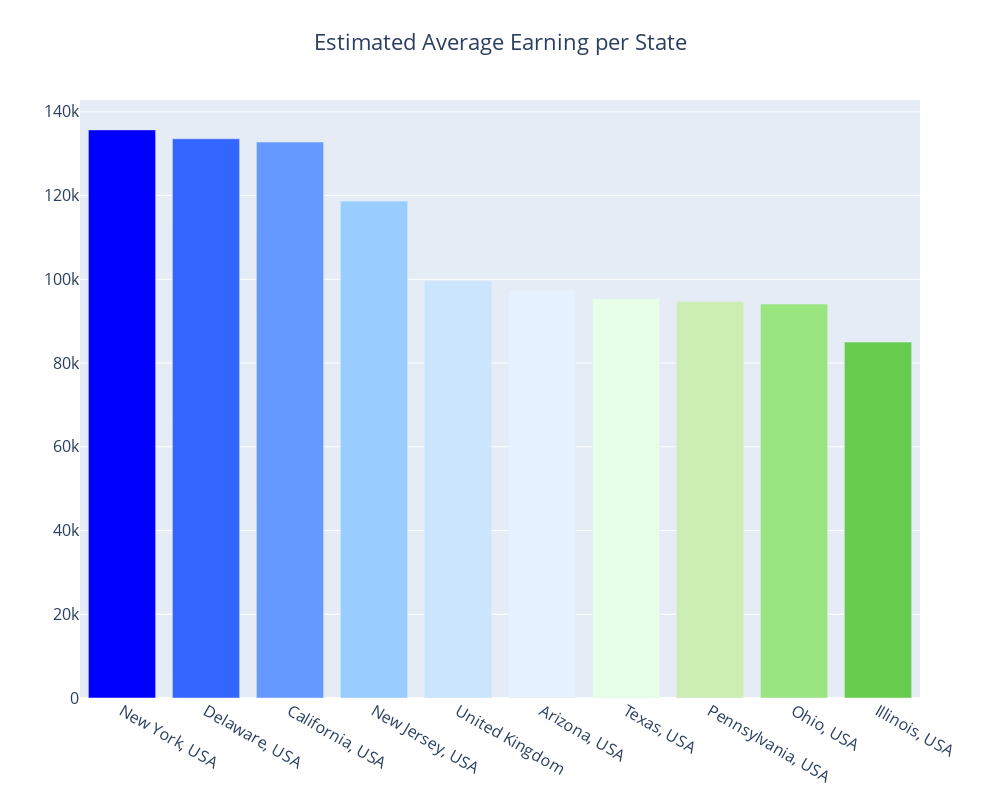

This figure's notebook cell:
### Code cell
plotlyplot(money_state, 10, "Estimated Average Earning per State")

### Figure 1 — Plotly figure (JSON) as saved in the notebook; plotly's stock layout.template omitted (floating-point values rounded to 4 significant figures)
{"data": [{"marker": {"color": ["#0000FF", "#3366FF", "#6699FF", "#99CCFF", "#CCE5FF", "#E6F2FF", "#E6FFE6", "#CCEEB3", "#99E580", "#66CC4D", "#33B319", "#009900"]}, "type": "bar", "x": ["New York, USA", "Delaware, USA", "California, USA", "New Jersey, USA", "United Kingdom", "Arizona, USA", "Texas, USA", "Pennsylvania, USA", "Ohio, USA", "Illinois, USA"], "y": [135700.0, 133550, 132800.0, 118700.0, 99625, 97350.0, 95350.0, 94680.0, 94090.0, 85000.0]}], "layout": {"font": {"size": 16}, "height": 800, "title": {"text": "Estimated Average Earning per State", "x": 0.5}, "width": 1000, "xaxis": {"autorange": true, "range": [-0.5, 9.5], "type": "category"}, "yaxis": {"autorange": true, "range": [0, 142800.0], "type": "linear"}}}
